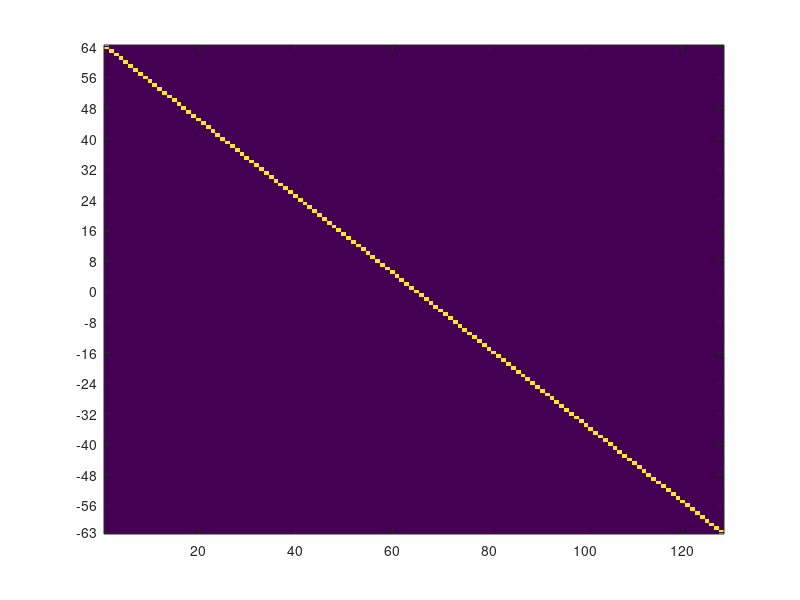

This figure's MATLAB source:
N=128;
tick_res=N/16;
tick_start=-N/2+1;
tick_end=N/2;
m=eye(N);
imagesc(m)
ytick=[1:tick_res:N-1 N];
hax=gca();
%set(hax, "XTickLabel", [0 0 1 1])


set(hax, "ytick", ytick);
set(hax, "YTickLabel", [tick_end:-tick_res:tick_start tick_start ]);
%set(hax, "ydir", "reverse");

